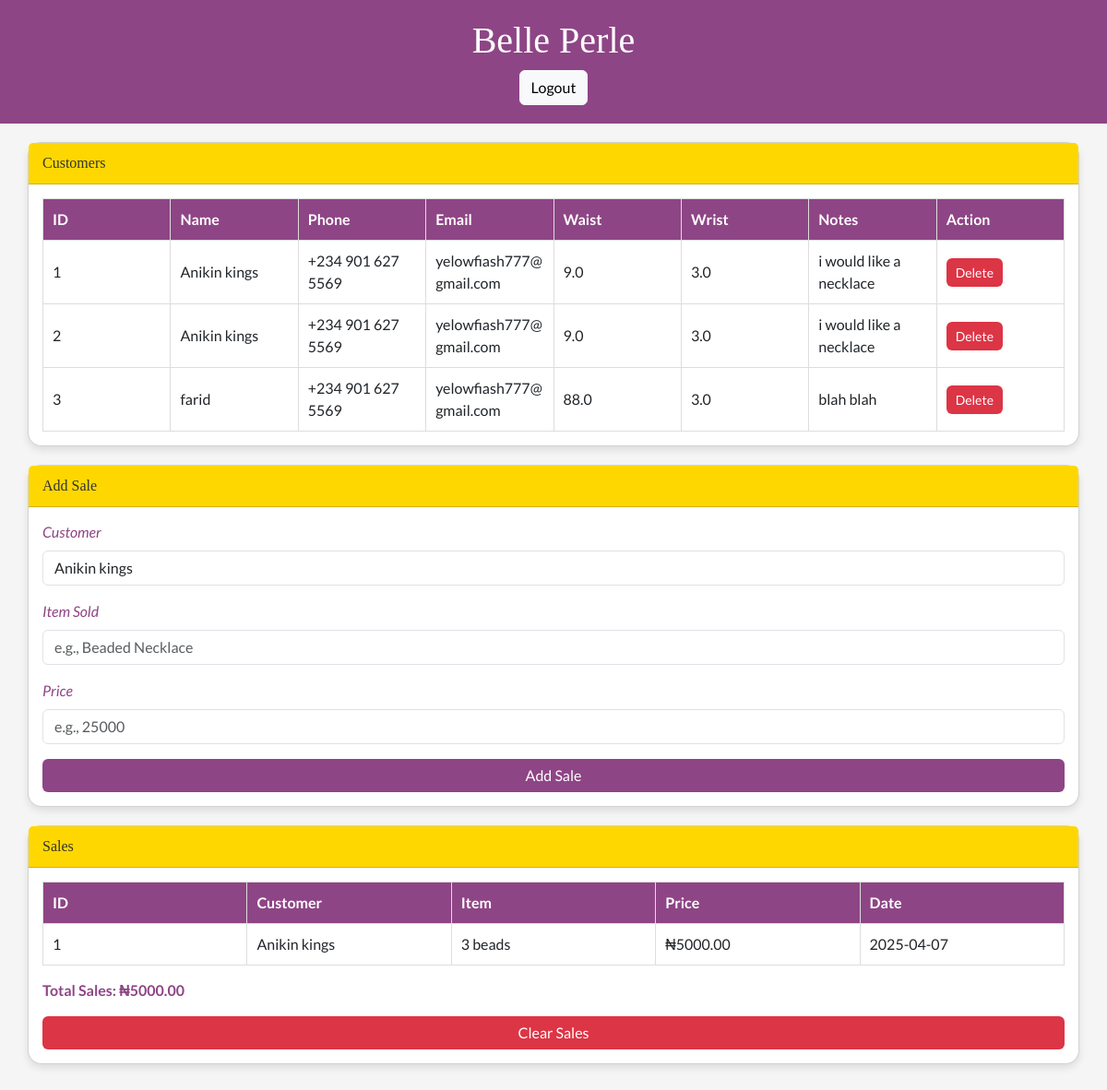
Page /dashboard (signed in) on the committed database.
### tables this page shows
CREATE TABLE customers 
                 (id INTEGER PRIMARY KEY, name TEXT, phone TEXT, email TEXT, 
                  waist REAL, wrist REAL, notes TEXT);

CREATE TABLE sales 
                 (id INTEGER PRIMARY KEY, customer_id INTEGER, item TEXT, 
                  price REAL, date TEXT);

### app.py (the view, shortened to what this page needs)
@app.route('/dashboard', methods=['GET', 'POST'])
def dashboard():
    authenticated = session.get('authenticated', False)
    customers = []
    sales = []
    total_sales = 0.0
    if authenticated:
        with sqlite3.connect('client_data.db', timeout=10) as conn:
            c = conn.cursor()
            c.execute("SELECT * FROM customers")
            customers = c.fetchall()
            c.execute("SELECT s.id, c.name, s.item, s.price, s.date FROM sales s JOIN customers c ON s.customer_id = c.id")
            sales = c.fetchall()
            total_sales = sum(sale[3] for sale in sales)
    return render_template('dashboard.html', authenticated=authenticated, customers=customers, sales=sales, total_sales=total_sales)

### templates/dashboard.html (shortened to what this page needs)
<!DOCTYPE html>
<html lang="en">
<head>
    <link href="https://cdn.jsdelivr.net/npm/bootstrap@5.3.0/dist/css/bootstrap.min.css" rel="stylesheet">
</head>
<body>
    <div class="header">
        <h1>Belle Perle</h1>
        {% if authenticated %}
            <a href="{{ url_for('logout') }}" class="btn btn-light mt-2">Logout</a>
        {% endif %}
    </div>
    <div class="container">
        {% if not authenticated %}
            <div class="row justify-content-center">
                <div class="col-md-4">
                    <div class="card">
                        <div class="card-header">Login</div>
                        <div class="card-body">
                            <form method="POST">
                                <input type="hidden" name="csrf_token" value="{{ csrf_token() }}">
                                <input type="password" name="password" class="form-control mb-3" placeholder="Enter Password" required>
                                <button type="submit" class="btn btn-primary w-100">Login</button>
                            </form>
                        </div>
                    </div>
                </div>
            </div>
        {% else %}
            <div class="card">
                <div class="card-header">Customers</div>
                <div class="card-body">
                    <div style="overflow-x: auto;">
                        <table>
                            <thead>
                                <tr>
                                    <th>ID</th>
                                    <th>Name</th>
                                    <th>Phone</th>
                                    <th>Email</th>
                                    <th>Waist</th>
                                    <th>Wrist</th>
                                    <th>Notes</th>
                                    <th>Action</th>
                                </tr>
                            </thead>
                            <tbody>
                                {% for customer in customers %}
                                    <tr>
                                        <td>{{ customer[0] }}</td>
                                        <td>{{ customer[1] }}</td>
                                        <td>{{ customer[2] }}</td>
                                        <td>{{ customer[3] }}</td>
                                        <td>{{ customer[4] if customer[4] is not none else '-' }}</td>
                                        <td>{{ customer[5] if customer[5] is not none else '-' }}</td>
                                        <td>{{ customer[6] if customer[6] else '-' }}</td>
                                        <td>
                                            <form method="POST" action="{{ url_for('delete_customer', customer_id=customer[0]) }}"
                                                  onsubmit="return confirm('Are you sure you want to delete {{ customer[1] }}? This will also remove their sales records.');">
                                                <button type="submit" class="btn btn-danger delete-btn">Delete</button>
                                            </form>
                                        </td>
                                    </tr>
                                {% endfor %}
                            </tbody>
                        </table>
                    </div>
                </div>
            </div>
            <div class="card">
                <div class="card-header">Add Sale</div>
                <div class="card-body">
                    <form method="POST">
                        <div class="mb-3">
                            <label for="customer_id" class="form-label">Customer</label>
                            <select name="customer_id" class="form-control" required>
                                {% for customer in customers %}
                                    <option value="{{ customer[0] }}">{{ customer[1] }}</option>
                                {% endfor %}
                            </select>
                        </div>
                        <div class="mb-3">
                            <label for="item" class="form-label">Item Sold</label>
                            <input type="text" name="item" class="form-control" placeholder="e.g., Beaded Necklace" required>
                        </div>
                        <div class="mb-3">
                            <label for="price" class="form-label">Price</label>
                            <input type="number" name="price" class="form-control" placeholder="e.g., 25000" step="0.01" required>
                        </div>
                        <button type="submit" class="btn btn-primary w-100">Add Sale</button>
                    </form>
                </div>
            </div>
            <div class="card">
                <div class="card-header">Sales</div>
                <div class="card-body">
                    <div style="overflow-x: auto;">
                        <table>
                            <thead>
                                <tr>
                                    <th>ID</th>
                                    <th>Customer</th>
                                    <th>Item</th>
                                    <th>Price</th>
                                    <th>Date</th>
                                </tr>
                            </thead>
                            <tbody>
                                {% for sale in sales %}
                                    <tr>
                                        <td>{{ sale[0] }}</td>
                                        <td>{{ sale[1] }}</td>
                                        <td>{{ sale[2] }}</td>
                                        <td>₦{{ "%.2f" % sale[3] }}</td>
                                        <td>{{ sale[4] }}</td>
                                    </tr>
                                {% endfor %}
                            </tbody>
                        </table>
                    </div>
                    <p class="total-sales">Total Sales: ₦{{ "%.2f" % total_sales }}</p>
                    <form method="POST" action="{{ url_for('clear_sales') }}" onsubmit="return confirm('Are you sure you want to clear all sales records?');">
                        <button type="submit" class="btn btn-danger w-100">Clear Sales</button>
                    </form>
                </div>
            </div>
        {% endif %}
    </div>
</body>
</html>

### templates/dashboard.html (style rules this page uses)
body { font-family: 'Lato', sans-serif; background-color: #F5F5F5; color: #333333; }
.header { background-color: #8E4585; color: white; padding: 20px; text-align: center; }
h1, h3 { font-family: 'Playfair Display', serif; margin: 0; }
.container { padding: 20px 0; }
.card { border-radius: 15px; box-shadow: 0 4px 8px rgba(0,0,0,0.1); margin-bottom: 20px; }
.card-header { background-color: #FFD700; color: #333333; font-family: 'Playfair Display', serif; padding: 10px 15px; }
.card-body { padding: 15px; }
table { width: 100%; border-collapse: collapse; table-layout: fixed; }
th, td { padding: 10px; border: 1px solid #ddd; text-align: left; word-wrap: break-word; }
th { background-color: #8E4585; color: white; }
.btn-primary { background-color: #8E4585; border: none; transition: transform 0.2s; }
.btn-danger { background-color: #dc3545; border: none; }
.total-sales { font-weight: bold; color: #8E4585; margin-top: 15px; }
.form-label { font-style: italic; color: #8E4585; }
.delete-btn { padding: 5px 10px; font-size: 14px; }

### rows in the picture
customers: id "1", name "Anikin kings", phone "+234 901 627 5569", email "yelowfiash777@gmail.com", waist "9.0", wrist "3.0", notes "i would like a necklace"
customers: id "2", name "Anikin kings", phone "+234 901 627 5569", email "yelowfiash777@gmail.com", waist "9.0", wrist "3.0", notes "i would like a necklace"
customers: id "3", name "farid", phone "+234 901 627 5569", email "yelowfiash777@gmail.com", waist "88.0", wrist "3.0", notes "blah blah"
sales: id "1", name "Anikin kings", item "3 beads", price "5000.00", date "2025-04-07"

### other values in the picture
{{ "%.2f" % total_sales }} "5000.00"
form field customer_id "Anikin kings"
